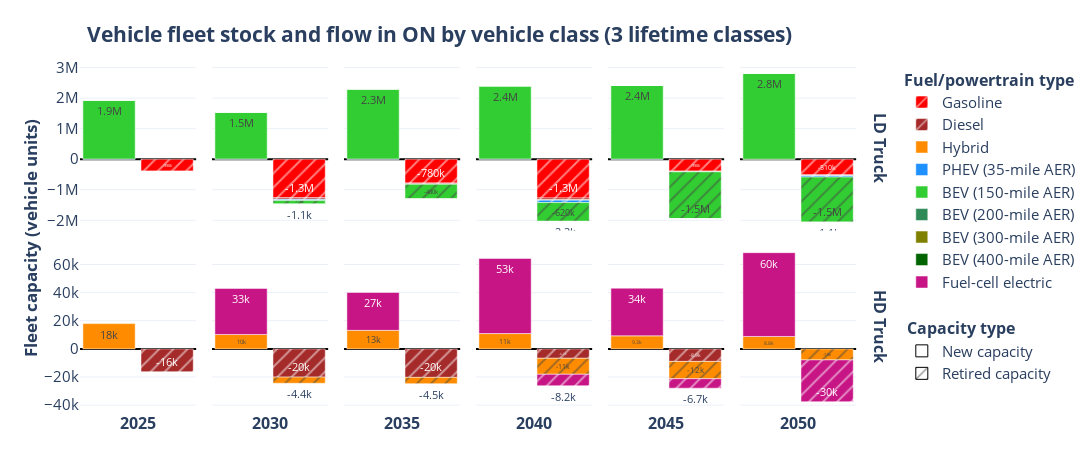

Here is the notebook cell this chart was saved with:
### Code cell
plot_capacity_flow(db_variant='life_3', 
                   scenario='life_3',
                   modes=['LD Truck', 'HD Truck'],
                   cap_types=['new capacity', 'retired cap'], 
                #    lifetime_classes='yes',
                   scenario_title='3 lifetime classes')
